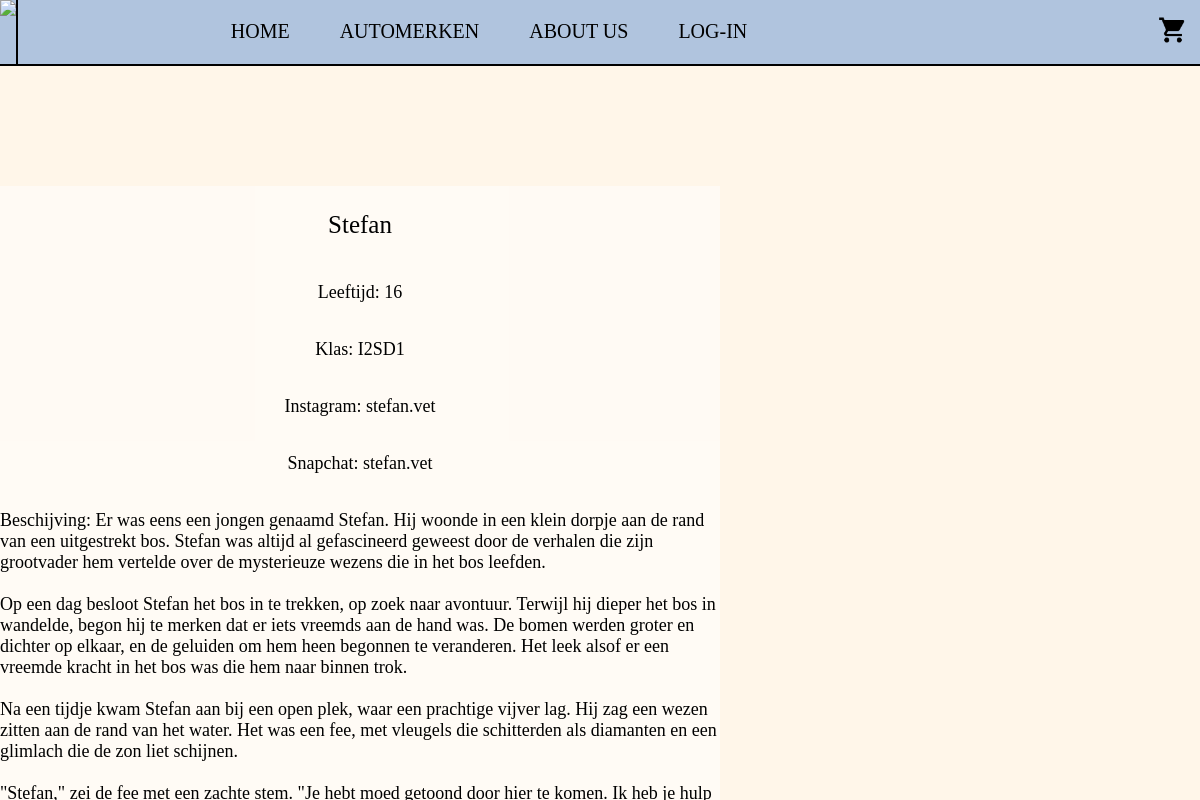
/aboutus.php?naam=Stefan, run on the app's committed database.
### tables this page shows
CREATE TABLE `owners` (
    naam VARCHAR(255),
    age INT,
    summary TEXT,
    class VARCHAR(255),
    instagram VARCHAR(255),
    snapchat VARCHAR(255)
);

### aboutus.php (the view, shortened to what this page needs)
<?php
if (isset($_SESSION['loggedInUser'])) {
    $msg = "Welkom, " . $_SESSION['loggedInUser'];
} else {
    $msg = "LOG-IN";
}
$config = [
    'host' => 'localhost',
    'dbname'   => 'WheelsOfFortune',
    'user' => 'bit_academy',
    'password' => 'bit_academy',
];
$dsn = 'mysql:host=' . $config['host'] . ';dbname=' . $config['dbname'];
$user = $config['user'];
$password = $config['password'];
$pdo = new PDO($dsn, $user, $password);
$naam = $_GET['naam'];
?>
<!DOCTYPE html>
<html lang="en">
<head>
    <link rel="stylesheet" type="text/css" href="css/aboutus.css">
    <link rel="stylesheet" href="css/main.css">
</head>
<body>
    <nav>
        <img class="foto" src="images/WHEELS OF FORTUNE.png">
        <ul>
            <li class="menu"><a href="index.php">HOME</a></li>
            <li class="menu">
                <a class="automerken">AUTOMERKEN</a>
            </li>
            <li class="menuabout">
                <a href="#">ABOUT US</a>
            </li>
            <li class="ff">
                <a href="login/login.php"><?php echo $msg ?></a>
            </li>
        </ul>
        <li class="lishoppingcart"><a href="cart/cart.php"><img class="shoppingcart" src="icons/icons8-shopping-cart-96.png"></a></li>
    </nav>
    <div class="lichaam">
        <div class="iets">
            <?php
            $query = $pdo->query('SELECT * FROM owners WHERE naam = "' . $naam . '"');
            while ($row = $query->fetch(PDO::FETCH_ASSOC)) {
                echo '<div class="userInfo">
    <p class="naam" >' . $row['naam'] . '</p>
    <p class="leeftijd" > ' . 'Leeftijd: '  . $row['age'] . '</p>
    <p class="klas" > ' . 'Klas: '  . $row['class'] . '</p>
    <p class="instagram" >' . 'Instagram: ' . $row['instagram'] . '</p>
    <p class="snapchat" > ' . 'Snapchat: ' . $row['snapchat'] . '</p>
    <p class="summary">' . 'Beschijving: ' . $row['summary'] . '</p>
    </div>';
            }
            ?>
</body>
</html>

### css/aboutus.css (style rules this page uses)
body { background-image: url('../images/JEEPfoto.png.jpg'); }
.userInfo { display: flex; width: 60%; flex-direction: column; margin: auto; margin-top: 10%; align-items: center; background: #ffffff88; font-family: fantasy; font-size: large; position: fixed; z-index: 1; }
.iets { display: flex; object-fit: fill; z-index: -1; }

### css/main.css (style rules this page uses)
body { margin: 0; padding: 0; font-family: arial; background: rgb(255, 246, 233); }
nav { display: flex; font-family: fantasy; justify-content: space-between; background: #B0C4DE; border-bottom: solid black 2px; list-style-type: none; }
.foto { display: flex; cursor: pointer; left: 0; float: left; width: auto; height: 64px; border-right: solid black 2px; }
.automerken { display: flex; justify-content: space-around; }
ul { display: flex; list-style: none; background: #B0C4DE; margin: 0; padding: 0; justify-content: space-around; }
ul li { display: inline-block; position: relative; }
ul li a { display: block; padding: 20px 25px; color: #000000; text-decoration: none; text-align: center; font-size: 20px; }
.lishoppingcart { display: flex; align-items: center; padding: 6px; margin: 6px; margin-left: 16%; }
.shoppingcart { width: auto; height: 30px; }
.naam { font-size: 25px; }
a { text-decoration: none; color: black; }

### data on the page
owners: naam "Stefan", age "16", class "I2SD1", instagram "stefan.vet", snapchat "stefan.vet", summary "Er was eens een jongen genaamd Stefan. Hij woonde in een klein dorpje aan de rand van een uitgestrekt bos. Stefan was altijd al gefascineerd geweest door de verhalen die zijn grootvader hem vertelde over de mysterieuze wezens die in het bos leefden. Op een dag besloot Stefan het bos in te trekken, op zoek naar avontuur. Terwijl hij dieper het bos in wandelde, begon hij te merken dat er iets vreemds aan de hand was. De bomen werden groter en dichter op elkaar, en de geluiden om hem heen begonnen te veranderen. Het leek alsof er een vreemde kracht in het bos was die hem naar binnen trok. Na een tijdje kwam Stefan aan bij een open plek, waar een prachtige vijver lag. Hij zag een wezen zitten…"

### other printed values
$msg "LOG-IN"
